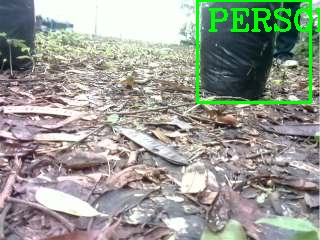
#> input picture Control_GPS/almacenamiento/imagen240618233211.jpg, 320 x 240 px
$ python -i ReconocerCamino_IA.py   (imports and definitions only)
#> lines starting #> are read from the running program, lines starting #| are printed output that depends on the picture; after the words box and inside, x2 and y2 are one past the last pixel; in counts of white or black regions, pixels touching at a corner belong together
#> further down, picture is the input picture: shape (240, 320, 3); mean B, G, R 146.9, 156, 151.6
import cv2
import numpy as np


# [5 lines of commented-out code are left out]

def procesamiento_imagen(img_hsv, color):
    h, s, v = cv2.split(img_hsv)
    m_negro = np.full(h.shape + (3,), 0, np.uint8)
    condicion_h = np.logical_and(h > color[0] - 5, h < color[0] + 5)
    # condicion_s = np.logical_and(condicion_h, s > color[1]-2, s < color[1]+2)
    # condicion_v = np.logical_and(condicion_s, v > color[2]-2, v < color[2]+2)
    imagen_final = np.where(condicion_h[..., None], img_hsv, m_negro)
    gray = cv2.cvtColor(cv2.cvtColor(imagen_final, cv2.COLOR_HSV2BGR), cv2.COLOR_BGR2GRAY)
    _, thrash = cv2.threshold(gray, 0, 255, cv2.THRESH_BINARY)
    contours, hierarchy = cv2.findContours(thrash, cv2.RETR_TREE, cv2.CHAIN_APPROX_NONE)
    if contours:
        return cv2.contourArea(max(contours, key=cv2.contourArea)) >= 1000


def Image_Processing(image):
    lowerb = (0, 43, 46)
    upperb = (10, 255, 255)

    color_mask = image.copy()

    hsv_img = cv2.cvtColor(image, cv2.COLOR_BGR2HSV)
#> hsv_img: shape (240, 320, 3); mean H, S, V 80.5, 43, 164.8

    color = cv2.inRange(hsv_img, lowerb, upperb)
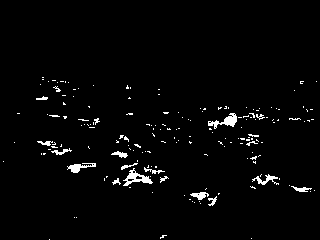
#> color: shape (240, 320); 2.4% white; 175 white regions (155 under 20 px)

    color_mask[color == 0] = [0, 0, 0]
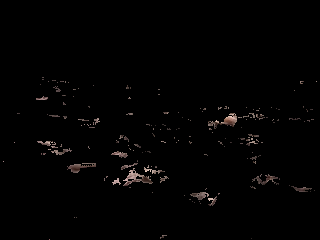
#> color_mask: shape (240, 320, 3); mean B, G, R 2.1, 2.2, 2.7

    gray_img = cv2.cvtColor(color_mask, cv2.COLOR_RGB2GRAY)

    ret, binary = cv2.threshold(gray_img, 0, 255, cv2.THRESH_BINARY)

    cv2.imshow("WM_DELETE_WINDOW", binary)

    cv2.waitKey(0)
    cv2.destroyAllWindows()
    contours, heriachy = cv2.findContours(binary, cv2.RETR_EXTERNAL, cv2.CHAIN_APPROX_SIMPLE)  # python3}
#> contours = 175 contours, 163 with area under 20; largest, box (x1, y1, x2, y2) and area: (123, 168, 153, 186) 192, (208, 113, 237, 129) 150, (67, 163, 96, 173) 91, (252, 174, 279, 185) 70, (190, 192, 209, 200) 64; heriachy = 175 rows, first 6: [1, -1, -1, -1], [2, 0, -1, -1], [3, 1, -1, -1], [4, 2, -1, -1], [5, 3, -1, -1], [6, 4, -1, -1]
    if contours:
        print(str(cv2.contourArea(max(contours, key=cv2.contourArea))))
#| 192.5
#> (the run stopped early here; a loop or call above may not have finished)

$ run again, on Control_GPS/almacenamiento/imagen240618233455.jpg
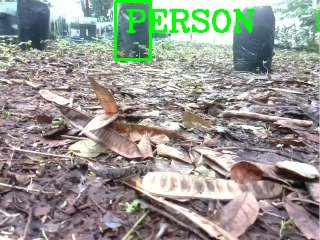
#> input picture Control_GPS/almacenamiento/imagen240618233455.jpg, 320 x 240 px
#> picture is the input picture: shape (240, 320, 3); mean B, G, R 144.8, 151.4, 150.7
#> hsv_img: shape (240, 320, 3); mean H, S, V 82.6, 42, 162.8
#> in Image_Processing, `color = cv2.inRange(hsv_img, lowerb, upperb)`:
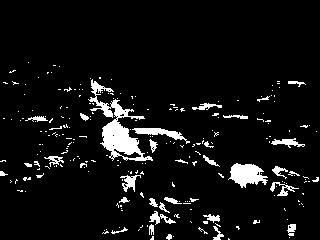
#> color: shape (240, 320); 6.7% white; 235 white regions (200 under 20 px)
#> in Image_Processing, `gray_img = cv2.cvtColor(color_mask, cv2.COLOR_RGB2GRAY)`:
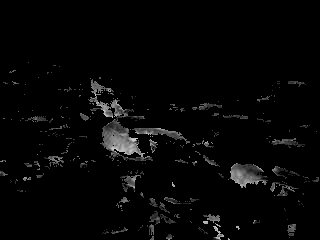
#> gray_img: shape (240, 320); min 0, max 219, mean 6.1
#> contours = 235 contours, 211 with area under 20; largest, box (x1, y1, x2, y2) and area: (88, 79, 153, 161) 1434, (228, 163, 268, 188) 548, (132, 128, 190, 144) 247, (120, 175, 141, 192) 119, (271, 138, 305, 148) 110; heriachy = 235 rows, first 6: [1, -1, -1, -1], [2, 0, -1, -1], [3, 1, -1, -1], [4, 2, -1, -1], [5, 3, -1, -1], [6, 4, -1, -1]
#| 1434.5

$ run again, on Control_GPS/almacenamiento/imagen240618233524.jpg
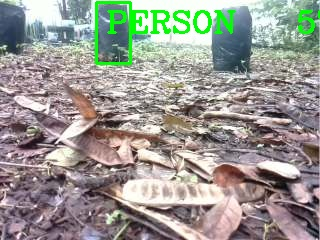
#> input picture Control_GPS/almacenamiento/imagen240618233524.jpg, 320 x 240 px
#> picture is the input picture: shape (240, 320, 3); mean B, G, R 145.4, 152.4, 152.5
#> hsv_img: shape (240, 320, 3); mean H, S, V 82.1, 43.6, 164.9
#> in Image_Processing, `color = cv2.inRange(hsv_img, lowerb, upperb)`:
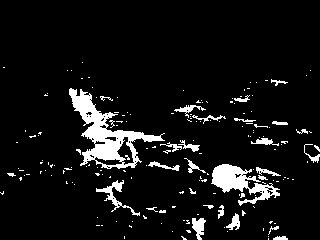
#> color: shape (240, 320); 7.8% white; 177 white regions (148 under 20 px)
#> in Image_Processing, `gray_img = cv2.cvtColor(color_mask, cv2.COLOR_RGB2GRAY)`:
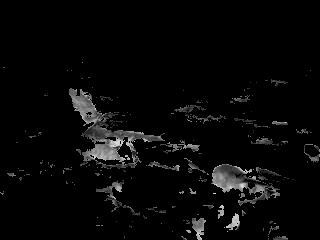
#> gray_img: shape (240, 320); min 0, max 220, mean 7.9
#> contours = 176 contours, 157 with area under 20; largest, box (x1, y1, x2, y2) and area: (69, 88, 165, 169) 2540, (211, 164, 280, 206) 1045, (96, 180, 140, 216) 219, (192, 218, 206, 240) 157, (226, 213, 240, 230) 92; heriachy = 176 rows, first 6: [1, -1, -1, -1], [2, 0, -1, -1], [3, 1, -1, -1], [4, 2, -1, -1], [5, 3, -1, -1], [6, 4, -1, -1]
#| 2540.0
